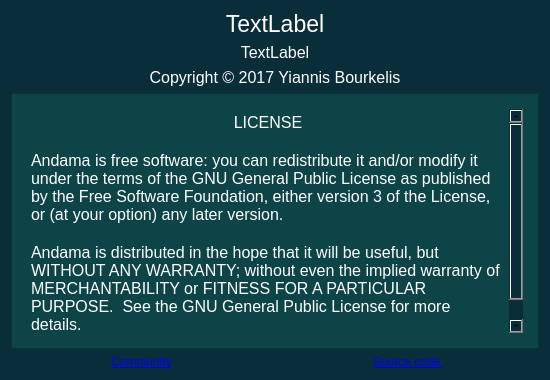
<?xml version="1.0" encoding="UTF-8"?>
<ui version="4.0">
 <class>About</class>
 <widget class="QDialog" name="About">
  <property name="geometry">
   <rect>
    <x>0</x>
    <y>0</y>
    <width>550</width>
    <height>380</height>
   </rect>
  </property>
  <property name="sizePolicy">
   <sizepolicy hsizetype="Fixed" vsizetype="Fixed">
    <horstretch>0</horstretch>
    <verstretch>0</verstretch>
   </sizepolicy>
  </property>
  <property name="minimumSize">
   <size>
    <width>550</width>
    <height>380</height>
   </size>
  </property>
  <property name="maximumSize">
   <size>
    <width>550</width>
    <height>380</height>
   </size>
  </property>
  <property name="windowTitle">
   <string>About</string>
  </property>
  <property name="styleSheet">
   <string notr="true">background-color: rgb(10,45,58)</string>
  </property>
  <layout class="QVBoxLayout" name="verticalLayout_2">
   <item>
    <layout class="QVBoxLayout" name="verticalLayout">
     <item>
      <widget class="QLabel" name="lblAppName">
       <property name="font">
        <font>
         <family>Arial</family>
         <pointsize>17</pointsize>
         <weight>50</weight>
         <bold>false</bold>
        </font>
       </property>
       <property name="styleSheet">
        <string notr="true">color: white;</string>
       </property>
       <property name="text">
        <string>TextLabel</string>
       </property>
       <property name="alignment">
        <set>Qt::AlignCenter</set>
       </property>
      </widget>
     </item>
     <item>
      <widget class="QLabel" name="lblVersion">
       <property name="font">
        <font>
         <family>Arial</family>
         <pointsize>12</pointsize>
        </font>
       </property>
       <property name="styleSheet">
        <string notr="true">color: white;</string>
       </property>
       <property name="text">
        <string>TextLabel</string>
       </property>
       <property name="alignment">
        <set>Qt::AlignCenter</set>
       </property>
      </widget>
     </item>
     <item>
      <widget class="QLabel" name="lblCopyright">
       <property name="font">
        <font>
         <family>Arial</family>
         <pointsize>12</pointsize>
        </font>
       </property>
       <property name="styleSheet">
        <string notr="true">color: white;</string>
       </property>
       <property name="text">
        <string>&lt;html&gt;&lt;head/&gt;&lt;body&gt;&lt;p&gt;Copyright &amp;copy; 2017 Yiannis Bourkelis&lt;/p&gt;&lt;/body&gt;&lt;/html&gt;</string>
       </property>
       <property name="alignment">
        <set>Qt::AlignCenter</set>
       </property>
      </widget>
     </item>
     <item>
      <widget class="QTextEdit" name="txtLicense">
       <property name="font">
        <font>
         <family>Arial</family>
         <pointsize>12</pointsize>
        </font>
       </property>
       <property name="styleSheet">
        <string notr="true">background-color: rgb(13,68,71);
padding-left:15; 
padding-top:15; 
padding-bottom:15; 
padding-right:15</string>
       </property>
       <property name="lineWidth">
        <number>1</number>
       </property>
       <property name="readOnly">
        <bool>true</bool>
       </property>
       <property name="html">
        <string>&lt;!DOCTYPE HTML PUBLIC &quot;-//W3C//DTD HTML 4.0//EN&quot; &quot;http://www.w3.org/TR/REC-html40/strict.dtd&quot;&gt;
&lt;html&gt;&lt;head&gt;&lt;meta name=&quot;qrichtext&quot; content=&quot;1&quot; /&gt;&lt;style type=&quot;text/css&quot;&gt;
p, li { white-space: pre-wrap; }
&lt;/style&gt;&lt;/head&gt;&lt;body style=&quot; font-family:'Arial'; font-size:12pt; font-weight:400; font-style:normal;&quot;&gt;
&lt;p align=&quot;center&quot; style=&quot; margin-top:0px; margin-bottom:0px; margin-left:0px; margin-right:0px; -qt-block-indent:0; text-indent:0px;&quot;&gt;&lt;span style=&quot; font-family:'.Lucida Grande UI'; color:#ffffff;&quot;&gt;LICENSE&lt;/span&gt;&lt;/p&gt;
&lt;p align=&quot;center&quot; style=&quot;-qt-paragraph-type:empty; margin-top:0px; margin-bottom:0px; margin-left:0px; margin-right:0px; -qt-block-indent:0; text-indent:0px; font-family:'.Lucida Grande UI';&quot;&gt;&lt;br /&gt;&lt;/p&gt;
&lt;p style=&quot; margin-top:0px; margin-bottom:0px; margin-left:0px; margin-right:0px; -qt-block-indent:0; text-indent:0px;&quot;&gt;&lt;span style=&quot; font-family:'.Lucida Grande UI'; color:#ffffff;&quot;&gt;Andama is free software: you can redistribute it and/or modify it under the terms of the GNU General Public License as published by the Free Software Foundation, either version 3 of the License, or (at your option) any later version. &lt;/span&gt;&lt;/p&gt;
&lt;p style=&quot;-qt-paragraph-type:empty; margin-top:0px; margin-bottom:0px; margin-left:0px; margin-right:0px; -qt-block-indent:0; text-indent:0px; font-family:'.Lucida Grande UI'; color:#ffffff;&quot;&gt;&lt;br /&gt;&lt;/p&gt;
&lt;p style=&quot; margin-top:0px; margin-bottom:0px; margin-left:0px; margin-right:0px; -qt-block-indent:0; text-indent:0px;&quot;&gt;&lt;span style=&quot; font-family:'.Lucida Grande UI'; color:#ffffff;&quot;&gt;Andama is distributed in the hope that it will be useful, but WITHOUT ANY WARRANTY; without even the implied warranty of MERCHANTABILITY or FITNESS FOR A PARTICULAR PURPOSE.  See the GNU General Public License for more details.&lt;/span&gt;&lt;/p&gt;
&lt;p style=&quot;-qt-paragraph-type:empty; margin-top:0px; margin-bottom:0px; margin-left:0px; margin-right:0px; -qt-block-indent:0; text-indent:0px; font-family:'.Lucida Grande UI'; color:#ffffff;&quot;&gt;&lt;br /&gt;&lt;/p&gt;&lt;/body&gt;&lt;/html&gt;</string>
       </property>
       <property name="textInteractionFlags">
        <set>Qt::TextBrowserInteraction</set>
       </property>
      </widget>
     </item>
     <item>
      <layout class="QHBoxLayout" name="horizontalLayout">
       <item>
        <widget class="QLabel" name="lblSupport">
         <property name="font">
          <font>
           <family>Arial</family>
          </font>
         </property>
         <property name="text">
          <string>&lt;a href=&quot;http://www.andama.org&quot;&gt;&lt;span style=&quot; text-decoration: underline; color:#0000ff;&quot;&gt;Community&lt;/span&gt;&lt;/a&gt;</string>
         </property>
         <property name="alignment">
          <set>Qt::AlignCenter</set>
         </property>
         <property name="openExternalLinks">
          <bool>true</bool>
         </property>
        </widget>
       </item>
       <item>
        <widget class="QLabel" name="lblSourceCode">
         <property name="font">
          <font>
           <family>Arial</family>
          </font>
         </property>
         <property name="text">
          <string>&lt;a href=&quot;https://github.com/YiannisBourkelis/Andama-Remote-Desktop&quot;&gt;&lt;span style=&quot; text-decoration: underline; color:#0000ff;&quot;&gt;Source code&lt;/span&gt; &lt;/a&gt;</string>
         </property>
         <property name="alignment">
          <set>Qt::AlignCenter</set>
         </property>
         <property name="openExternalLinks">
          <bool>true</bool>
         </property>
        </widget>
       </item>
      </layout>
     </item>
    </layout>
   </item>
  </layout>
 </widget>
 <resources/>
 <connections/>
</ui>
